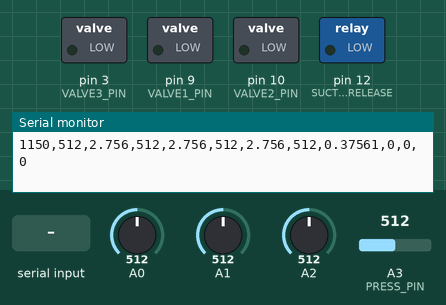
The sketch below on a simulated Arduino Uno, built with avr-gcc and run on an emulated ATmega328P. Parts: switched loads named in the sketch (green lamp = pin HIGH), the last lines printed to the serial monitor. Inputs (shaded band) come from the test bench; at power-on: A0 = 512, A1 = 512, A2 = 512, A3 (PRESS_PIN) = 512.

Above: at 1.2 s.
1.3 s: "90 45 200\n" received over Serial
At 1.45 s:
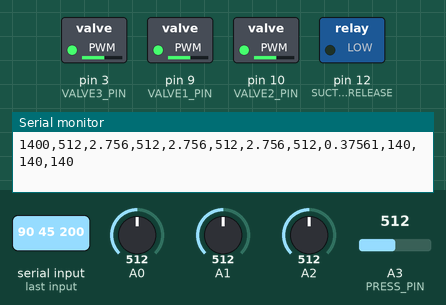
4.3 s: "r\n" received over Serial
At 6.75 s:
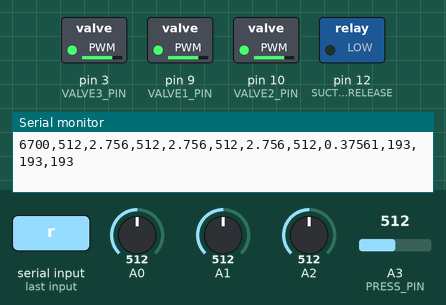
7.3 s: "release\n" received over Serial
At 7.45 s:
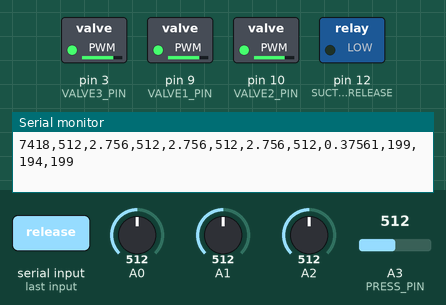
10.3 s: "q\n" received over Serial
At 10.8 s:
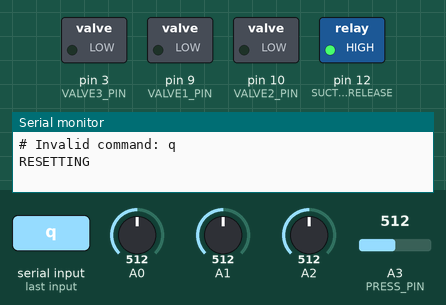
Timing chart, 0 to 13.3 s (numbered marks = the images above; inputs shaded):
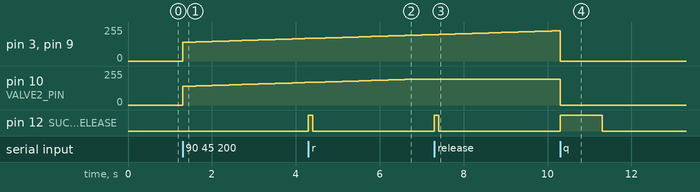

Measured:
- after the input at 1.3 s, pin 3 (VALVE3_PIN), pin 9 (VALVE1_PIN), pin 10 (VALVE2_PIN): moves from 0/255 to 169/255 over 2.9 s, starting at once
- after the input at 4.3 s, pin 12 (SUCTION_RELEASE): LOW → HIGH at once, → LOW 0.10 s later
- after the input at 7.3 s, pin 12 (SUCTION_RELEASE): LOW → HIGH at once, → LOW 0.10 s later
- after the input at 10.3 s, pin 10 (VALVE2_PIN): 194/255 → 0/255 at once; pin 12 (SUCTION_RELEASE): LOW → HIGH at once, → LOW 1.0 s later

The sketch:

arduino_controller.ino
```cpp
#define VALVE1_PIN 9  // Arduino digital pin 9 (PWM)
#define VALVE2_PIN 10  // Arduino digital pin 9 (PWM)
#define VALVE3_PIN 3  // Arduino digital pin 9 (PWM)
#define SUCTION_RELEASE 12
void serialEvent();
const int FLOW_SENSOR_MODULE1   = A0;  // PF2M711-C8 analog output (1–5 V)
const int FLOW_SENSOR_MODULE2   = A1;  // PF2M711-C8 analog output (1–5 V)
const int FLOW_SENSOR_MODULE3   = A2;  // PF2M711-C8 analog output (1–5 V)
const int PRESS_PIN  = A3;  // ISE20A analog output   (1–5 V)

// ADC reference (default 5.0 V). If you measure 4.98 V, you can put that here.
const float VREF = 5.00f;

// ---- Flow sensor PF2M711-C8 parameters ----
const float FLOW_MIN_LPM = 0.0f;   // L/min at 1.0 V
const float FLOW_MAX_LPM = 10.0f;  // L/min at 5.0 V
// Per-module zero offset: run with valves closed, read the resting L/min value,
// set each constant to that value so processed flow reads 0 at rest.
const float FLOW_ZERO1_LPM = 1.0f;
const float FLOW_ZERO2_LPM = 1.0f;
const float FLOW_ZERO3_LPM = 1.0f;

// ---- Pressure sensor ISE20A parameters ----
const float P_MIN_MPA    = 0.0f;   // MPa at 1.0 V
const float P_MAX_MPA    = 1.0f;   // MPa at 5.0 V
const float P_ZERO_MPA   = 0.0f;   // MPa at rest (run with valves closed, set to resting value)
const float PRESS_ALPHA  = 0.15f;  // IIR smoothing — same as FLOW_ALPHA

// Sampling period
const unsigned long SAMPLE_PERIOD_MS = 50;  // 100 Hz
const unsigned long RAMP_PERIOD_MS   = 100;   // PWM ramp update (100 Hz)

unsigned long lastSampleMs = 0;
unsigned long lastRampMs   = 0;

const float PWM_STEP = 1;

// ADC averaging: take N samples and return the mean raw count
const int ADC_AVG_N = 10;
int readADCAvg(int pin) {
  long sum = 0;
  for (int i = 0; i < ADC_AVG_N; i++) sum += analogRead(pin);
  return (int)(sum / ADC_AVG_N);
}

float adcToVoltage(int raw) {
  return (raw * VREF) / 1023.0f;
}

// Map a 1–5 V signal to [minVal, maxVal]
float voltToLinear(float v, float minVal, float maxVal) {
  if (v < 1.0f) v = 1.0f;
  if (v > 5.0f) v = 5.0f;
  return minVal + (v - 1.0f) * (maxVal - minVal) / 4.0f;
}

// IIR low-pass filter state (initialised on first sample, -1 = uninitialised)
const float FLOW_ALPHA = 0.15f;  // 0 = max smoothing, 1 = no filter
static float filt_flow1 = -1.0f;
static float filt_flow2 = -1.0f;
static float filt_flow3 = -1.0f;
static float filt_press = -1.0f;

float iirFlow(float &state, float newVal) {
  if (state < 0.0f) state = newVal;  // seed on first call
  state = FLOW_ALPHA * newVal + (1.0f - FLOW_ALPHA) * state;
  return state;
}
// Current and target PWM values (0..255)
int pwm1_cur = 0, pwm2_cur = 0, pwm3_cur = 0;
int pwm1_target = 0, pwm2_target = 0, pwm3_target = 0;
int pwm_init_extra = 0;
int base1 = 149;
int base2 = 149;
int base3 = 149;
int pww_init1 = base1 + pwm_init_extra;
int pww_init2 = base2 + pwm_init_extra;
int pww_init3 = base3 + pwm_init_extra;
int init_min = 140;

void applyPwm() {
  analogWrite(VALVE1_PIN, pwm1_cur);
  analogWrite(VALVE2_PIN, pwm2_cur);
  analogWrite(VALVE3_PIN, pwm3_cur);
}
// Ramp one PWM value toward its target
float rampPwm(int current, int target, int init) {
  if (current < target && target > init) {
    if (current < init_min){
      current = init_min;
    }
    else {
      current += PWM_STEP;
        }
  } else if (current > target && target > init) {
    current -= PWM_STEP;
  }
  else if (target <= init){
    current = 0;
  }
  return current;
}

void updatePwmRamps() {

  int old1 = pwm1_cur;
  int old2 = pwm2_cur;
  int old3 = pwm3_cur;

  pwm1_cur = rampPwm(pwm1_cur, pwm1_target,pww_init1);
  pwm2_cur = rampPwm(pwm2_cur, pwm2_target,pww_init2);
  pwm3_cur = rampPwm(pwm3_cur, pwm3_target,pww_init3);

  if (pwm1_cur != old1 || pwm2_cur != old2 || pwm3_cur != old3) {
    applyPwm();
  }

  digitalWrite(SUCTION_RELEASE, LOW);
}

void parsePwmCommand(const String &line) {
  // Expect "A B C"
  int a, b, c;
  if (sscanf(line.c_str(), "%d %d %d", &a, &b, &c) == 3) {
    if (a + pww_init1 < 0)   a = 0;
    if (a + pww_init1> 255) a = 255;
    if (b + pww_init2 < 0)   b = 0;
    if (b + pww_init2> 255) b = 255;
    if (c + pww_init3< 0)   c = 0;
    if (c + pww_init3> 255) c = 255;

    pwm1_target = a + pww_init1;
    pwm2_target = b + pww_init2;
    pwm3_target = c + pww_init3;

    // ACK echoes the original requested values (a, b, c) so Python can verify receipt.
    // Format matches what _serial_reader_thread expects: "ACK p1 p2 p3\n"
    Serial.print("ACK ");
    Serial.print(a); Serial.print(" ");
    Serial.print(b); Serial.print(" ");
    Serial.println(c);
  } else {
    Serial.print("# Invalid command: ");
    Serial.println(line);
  }
}


void setup() {

  pinMode(VALVE1_PIN, OUTPUT);
  pinMode(VALVE2_PIN, OUTPUT);
  pinMode(VALVE3_PIN, OUTPUT);
  pinMode(SUCTION_RELEASE, OUTPUT);

  Serial.begin(115200);
  Serial.setTimeout(50);  // for readStringUntil
  // Start with all valves off
  // pwm1_cur = pww_init1;
  // pwm2_cur = pww_init2;
  // pwm3_cur = pww_init3;
  // pwm1_target = pww_init1;
  // pwm2_target = pww_init2;
  // pwm3_target = pww_init3;
  applyPwm();
  digitalWrite(SUCTION_RELEASE, LOW);
  lastSampleMs = millis();
  lastRampMs   = millis();
}

void loop() {
  unsigned long now = millis();
  if (Serial.available()) {
    String line = Serial.readStringUntil('\n');
    line.trim();
    if (line.length() > 0 && line.charAt(0) != '#') {
      parsePwmCommand(line);
    }
    if (line.equalsIgnoreCase("r")|| line.equalsIgnoreCase("release")){
      Serial.println("SUCTION: OFF");
      digitalWrite(SUCTION_RELEASE, HIGH);
      delay(100);
    }
    if (line.equalsIgnoreCase("q")|| line.equalsIgnoreCase("quit")){
      Serial.println("RESETTING");
      pwm1_target = 0;
      pwm2_target = 0;
      pwm3_target = 0;
      updatePwmRamps();
      digitalWrite(SUCTION_RELEASE, HIGH);
      delay(1000);
    }
    // "e N" command to set pwm_init_extra
    if (line.charAt(0) == 'e' || line.charAt(0) == 'E') {
      int extra;
      // skip the first character ('e') and parse the rest
      if (sscanf(line.c_str() + 1, "%d", &extra) == 1) {
        pwm_init_extra = extra;
        Serial.print("# pwm_init_extra updated to ");
        Serial.println(pwm_init_extra);
        pww_init1 = base1 + pwm_init_extra;
        pww_init2 = base2 + pwm_init_extra;
        pww_init3 = base3 + pwm_init_extra;

        pwm1_target = constrain(pww_init1, 0, 255);
        pwm2_target = constrain(pww_init2, 0, 255);
        pwm3_target = constrain(pww_init3, 0, 255);
        }}
    if (line.charAt(0) == 'i' || line.charAt(0) == 'I') {
      int init_1, init_2, init_3;
      if (sscanf(line.c_str() + 1, "%d %d %d", &init_1, &init_2, &init_3) == 3) {

        base1 = init_1;
        base2 = init_2;
        base3 = init_3;
        pww_init1 = base1 + pwm_init_extra;
        pww_init2 = base2 + pwm_init_extra;
        pww_init3 = base3 + pwm_init_extra;
        pwm1_target = constrain(base1, 0, 255);
        pwm2_target = constrain(base2, 0, 255);
        pwm3_target = constrain(base3, 0, 255);
        }}
        }
  // ---- 2) Ramp PWM toward target each loop ----
  if (now - lastRampMs >= RAMP_PERIOD_MS) {
    lastRampMs = now;
    updatePwmRamps();
  }

  // ---- 3) Periodic sensor sampling and CSV output ----

  if (now - lastSampleMs >= SAMPLE_PERIOD_MS) {
      lastSampleMs += SAMPLE_PERIOD_MS;

      // Read sensors — averaged then IIR-filtered
      int rawFlow1 = readADCAvg(FLOW_SENSOR_MODULE1);
      int rawFlow2 = readADCAvg(FLOW_SENSOR_MODULE2);
      int rawFlow3 = readADCAvg(FLOW_SENSOR_MODULE3);
      int rawPress = readADCAvg(PRESS_PIN);

      // int rawFlow1 = analogRead(FLOW_SENSOR_MODULE1);
      // int rawFlow2 = analogRead(FLOW_SENSOR_MODULE2);
      // int rawFlow3 = analogRead(FLOW_SENSOR_MODULE3);
      // int rawPress = analogRead(PRESS_PIN);

      float vFlow1 = adcToVoltage(rawFlow1);
      float vFlow2 = adcToVoltage(rawFlow2);
      float vFlow3 = adcToVoltage(rawFlow3);
      float vPress = adcToVoltage(rawPress);

      float raw1_lpm = voltToLinear(vFlow1, FLOW_MIN_LPM, FLOW_MAX_LPM);
      float raw2_lpm = voltToLinear(vFlow2, FLOW_MIN_LPM, FLOW_MAX_LPM);
      float raw3_lpm = voltToLinear(vFlow3, FLOW_MIN_LPM, FLOW_MAX_LPM);

      float processed_flow1 = max(0.0f, iirFlow(filt_flow1, raw1_lpm) - FLOW_ZERO1_LPM);
      float processed_flow2 = max(0.0f, iirFlow(filt_flow2, raw2_lpm) - FLOW_ZERO2_LPM);
      float processed_flow3 = max(0.0f, iirFlow(filt_flow3, raw3_lpm) - FLOW_ZERO3_LPM);

      float rawPressMPa     = voltToLinear(vPress, P_MIN_MPA, P_MAX_MPA);
      float processed_press = max(0.0f, iirFlow(filt_press, rawPressMPa) - P_ZERO_MPA);

      // Print CSV line (note: we log CURRENT PWM values)
      Serial.print(now);         Serial.print(",");
      Serial.print(rawFlow1);     Serial.print(",");
      Serial.print(processed_flow1, 3);  Serial.print(",");
      Serial.print(rawFlow2);     Serial.print(",");
      Serial.print(processed_flow2, 3);  Serial.print(",");
      Serial.print(rawFlow3);     Serial.print(",");
      Serial.print(processed_flow3, 3);  Serial.print(",");
      Serial.print(rawPress);           Serial.print(",");
      Serial.print(processed_press, 5); Serial.print(",");
      Serial.print(pwm1_cur);    Serial.print(",");
      Serial.print(pwm2_cur);    Serial.print(",");
      Serial.println(pwm3_cur);
    }

    // delay(100);
  }
  
```
